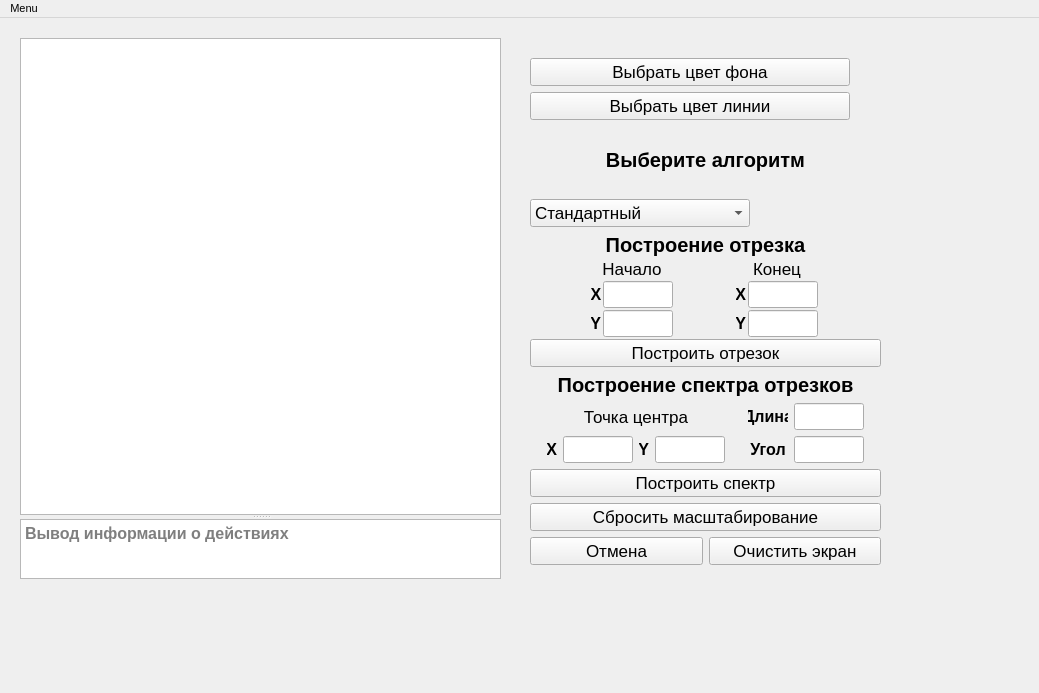
<?xml version="1.0" encoding="UTF-8"?>
<ui version="4.0">
 <class>MainWindow</class>
 <widget class="QMainWindow" name="MainWindow">
  <property name="geometry">
   <rect>
    <x>0</x>
    <y>0</y>
    <width>1039</width>
    <height>693</height>
   </rect>
  </property>
  <property name="maximumSize">
   <size>
    <width>16777215</width>
    <height>16777215</height>
   </size>
  </property>
  <property name="font">
   <font>
    <pointsize>8</pointsize>
   </font>
  </property>
  <property name="windowTitle">
   <string>Лабораторная работа №3</string>
  </property>
  <widget class="QWidget" name="centralwidget">
   <widget class="QSplitter" name="splitter">
    <property name="geometry">
     <rect>
      <x>20</x>
      <y>20</y>
      <width>481</width>
      <height>541</height>
     </rect>
    </property>
    <property name="orientation">
     <enum>Qt::Vertical</enum>
    </property>
    <widget class="QGraphicsView" name="graphicsView">
     <property name="maximumSize">
      <size>
       <width>16777215</width>
       <height>16777215</height>
      </size>
     </property>
     <property name="verticalScrollBarPolicy">
      <enum>Qt::ScrollBarAsNeeded</enum>
     </property>
     <property name="horizontalScrollBarPolicy">
      <enum>Qt::ScrollBarAsNeeded</enum>
     </property>
    </widget>
    <widget class="QTextEdit" name="textEdit">
     <property name="maximumSize">
      <size>
       <width>16777215</width>
       <height>60</height>
      </size>
     </property>
     <property name="font">
      <font>
       <pointsize>12</pointsize>
       <bold>true</bold>
      </font>
     </property>
     <property name="placeholderText">
      <string>Вывод информации о действиях</string>
     </property>
    </widget>
   </widget>
   <widget class="QWidget" name="verticalLayoutWidget">
    <property name="geometry">
     <rect>
      <x>530</x>
      <y>40</y>
      <width>351</width>
      <height>507</height>
     </rect>
    </property>
    <layout class="QVBoxLayout" name="verticalLayout">
     <item>
      <layout class="QHBoxLayout" name="horizontalLayout_13">
       <item>
        <widget class="QPushButton" name="pushButtonBackgroundColor">
         <property name="font">
          <font>
           <pointsize>13</pointsize>
          </font>
         </property>
         <property name="text">
          <string>Выбрать цвет фона</string>
         </property>
        </widget>
       </item>
       <item>
        <widget class="QLabel" name="label_bc">
         <property name="maximumSize">
          <size>
           <width>25</width>
           <height>25</height>
          </size>
         </property>
         <property name="text">
          <string/>
         </property>
        </widget>
       </item>
      </layout>
     </item>
     <item>
      <layout class="QHBoxLayout" name="horizontalLayout_14">
       <item>
        <widget class="QPushButton" name="pushButtonLineColor">
         <property name="font">
          <font>
           <pointsize>13</pointsize>
          </font>
         </property>
         <property name="text">
          <string>Выбрать цвет линии</string>
         </property>
        </widget>
       </item>
       <item>
        <widget class="QLabel" name="label_lc">
         <property name="maximumSize">
          <size>
           <width>25</width>
           <height>25</height>
          </size>
         </property>
         <property name="text">
          <string/>
         </property>
        </widget>
       </item>
      </layout>
     </item>
     <item>
      <layout class="QVBoxLayout" name="verticalLayout_3">
       <item>
        <widget class="QLabel" name="label">
         <property name="font">
          <font>
           <pointsize>15</pointsize>
           <bold>true</bold>
          </font>
         </property>
         <property name="text">
          <string>Выберите алгоритм</string>
         </property>
         <property name="alignment">
          <set>Qt::AlignCenter</set>
         </property>
        </widget>
       </item>
       <item>
        <widget class="QComboBox" name="comboBox">
         <property name="maximumSize">
          <size>
           <width>220</width>
           <height>16777215</height>
          </size>
         </property>
         <property name="font">
          <font>
           <pointsize>13</pointsize>
          </font>
         </property>
         <property name="layoutDirection">
          <enum>Qt::LeftToRight</enum>
         </property>
         <item>
          <property name="text">
           <string>Стандартный</string>
          </property>
         </item>
         <item>
          <property name="text">
           <string>ЦДА</string>
          </property>
         </item>
         <item>
          <property name="text">
           <string>Брезенхем действительные числа</string>
          </property>
         </item>
         <item>
          <property name="text">
           <string>Брезенхем целые числа</string>
          </property>
         </item>
         <item>
          <property name="text">
           <string>Брезенхем с устр. ступенчатости</string>
          </property>
         </item>
         <item>
          <property name="text">
           <string>ВУ</string>
          </property>
         </item>
        </widget>
       </item>
      </layout>
     </item>
     <item>
      <layout class="QVBoxLayout" name="verticalLayout_5">
       <property name="spacing">
        <number>2</number>
       </property>
       <item>
        <widget class="QLabel" name="label_2">
         <property name="font">
          <font>
           <pointsize>15</pointsize>
           <bold>true</bold>
          </font>
         </property>
         <property name="text">
          <string>Построение отрезка</string>
         </property>
         <property name="alignment">
          <set>Qt::AlignCenter</set>
         </property>
        </widget>
       </item>
       <item>
        <layout class="QHBoxLayout" name="horizontalLayout_5">
         <item>
          <layout class="QVBoxLayout" name="verticalLayout_2">
           <item>
            <widget class="QLabel" name="label_3">
             <property name="font">
              <font>
               <pointsize>13</pointsize>
              </font>
             </property>
             <property name="text">
              <string>Начало</string>
             </property>
             <property name="alignment">
              <set>Qt::AlignCenter</set>
             </property>
            </widget>
           </item>
           <item>
            <layout class="QHBoxLayout" name="horizontalLayout_3">
             <item>
              <widget class="QLabel" name="label_5">
               <property name="maximumSize">
                <size>
                 <width>10</width>
                 <height>16777215</height>
                </size>
               </property>
               <property name="font">
                <font>
                 <pointsize>12</pointsize>
                 <bold>true</bold>
                </font>
               </property>
               <property name="text">
                <string>X</string>
               </property>
               <property name="alignment">
                <set>Qt::AlignCenter</set>
               </property>
              </widget>
             </item>
             <item>
              <widget class="QLineEdit" name="lineEdit_line_x_start">
               <property name="minimumSize">
                <size>
                 <width>0</width>
                 <height>0</height>
                </size>
               </property>
               <property name="maximumSize">
                <size>
                 <width>70</width>
                 <height>16777215</height>
                </size>
               </property>
               <property name="sizeIncrement">
                <size>
                 <width>0</width>
                 <height>0</height>
                </size>
               </property>
               <property name="font">
                <font>
                 <pointsize>12</pointsize>
                </font>
               </property>
               <property name="layoutDirection">
                <enum>Qt::RightToLeft</enum>
               </property>
              </widget>
             </item>
            </layout>
           </item>
           <item>
            <layout class="QHBoxLayout" name="horizontalLayout_6">
             <item>
              <widget class="QLabel" name="label_6">
               <property name="maximumSize">
                <size>
                 <width>10</width>
                 <height>16777215</height>
                </size>
               </property>
               <property name="font">
                <font>
                 <pointsize>12</pointsize>
                 <bold>true</bold>
                </font>
               </property>
               <property name="text">
                <string>Y</string>
               </property>
               <property name="alignment">
                <set>Qt::AlignRight|Qt::AlignTrailing|Qt::AlignVCenter</set>
               </property>
              </widget>
             </item>
             <item>
              <widget class="QLineEdit" name="lineEdit_line_y_start">
               <property name="maximumSize">
                <size>
                 <width>70</width>
                 <height>16777215</height>
                </size>
               </property>
               <property name="font">
                <font>
                 <pointsize>12</pointsize>
                </font>
               </property>
               <property name="layoutDirection">
                <enum>Qt::RightToLeft</enum>
               </property>
              </widget>
             </item>
            </layout>
           </item>
          </layout>
         </item>
         <item>
          <layout class="QVBoxLayout" name="verticalLayout_4">
           <item>
            <widget class="QLabel" name="label_4">
             <property name="font">
              <font>
               <pointsize>13</pointsize>
              </font>
             </property>
             <property name="text">
              <string>Конец</string>
             </property>
             <property name="alignment">
              <set>Qt::AlignCenter</set>
             </property>
            </widget>
           </item>
           <item>
            <layout class="QHBoxLayout" name="horizontalLayout">
             <item>
              <widget class="QLabel" name="label_7">
               <property name="maximumSize">
                <size>
                 <width>10</width>
                 <height>16777215</height>
                </size>
               </property>
               <property name="font">
                <font>
                 <pointsize>12</pointsize>
                 <bold>true</bold>
                </font>
               </property>
               <property name="text">
                <string>X</string>
               </property>
               <property name="alignment">
                <set>Qt::AlignRight|Qt::AlignTrailing|Qt::AlignVCenter</set>
               </property>
              </widget>
             </item>
             <item>
              <widget class="QLineEdit" name="lineEdit_line_x_end">
               <property name="maximumSize">
                <size>
                 <width>70</width>
                 <height>16777215</height>
                </size>
               </property>
               <property name="font">
                <font>
                 <pointsize>12</pointsize>
                </font>
               </property>
              </widget>
             </item>
            </layout>
           </item>
           <item>
            <layout class="QHBoxLayout" name="horizontalLayout_2">
             <item>
              <widget class="QLabel" name="label_8">
               <property name="maximumSize">
                <size>
                 <width>10</width>
                 <height>16777215</height>
                </size>
               </property>
               <property name="font">
                <font>
                 <pointsize>12</pointsize>
                 <bold>true</bold>
                </font>
               </property>
               <property name="layoutDirection">
                <enum>Qt::LeftToRight</enum>
               </property>
               <property name="text">
                <string>Y</string>
               </property>
               <property name="alignment">
                <set>Qt::AlignRight|Qt::AlignTrailing|Qt::AlignVCenter</set>
               </property>
              </widget>
             </item>
             <item>
              <widget class="QLineEdit" name="lineEdit_line_y_end">
               <property name="maximumSize">
                <size>
                 <width>70</width>
                 <height>16777215</height>
                </size>
               </property>
               <property name="font">
                <font>
                 <pointsize>12</pointsize>
                </font>
               </property>
              </widget>
             </item>
            </layout>
           </item>
          </layout>
         </item>
        </layout>
       </item>
       <item>
        <widget class="QPushButton" name="pushButtonDrawLine">
         <property name="font">
          <font>
           <pointsize>13</pointsize>
          </font>
         </property>
         <property name="text">
          <string>Построить отрезок</string>
         </property>
        </widget>
       </item>
      </layout>
     </item>
     <item>
      <layout class="QVBoxLayout" name="verticalLayout_6">
       <item>
        <widget class="QLabel" name="label_9">
         <property name="sizePolicy">
          <sizepolicy hsizetype="Preferred" vsizetype="Minimum">
           <horstretch>0</horstretch>
           <verstretch>0</verstretch>
          </sizepolicy>
         </property>
         <property name="maximumSize">
          <size>
           <width>16777215</width>
           <height>40</height>
          </size>
         </property>
         <property name="font">
          <font>
           <pointsize>15</pointsize>
           <bold>true</bold>
          </font>
         </property>
         <property name="text">
          <string>Построение спектра отрезков</string>
         </property>
         <property name="alignment">
          <set>Qt::AlignCenter</set>
         </property>
        </widget>
       </item>
       <item>
        <layout class="QHBoxLayout" name="horizontalLayout_12">
         <item>
          <layout class="QVBoxLayout" name="verticalLayout_8">
           <item>
            <widget class="QLabel" name="label_16">
             <property name="font">
              <font>
               <pointsize>13</pointsize>
              </font>
             </property>
             <property name="text">
              <string>Точка центра</string>
             </property>
             <property name="alignment">
              <set>Qt::AlignCenter</set>
             </property>
            </widget>
           </item>
           <item>
            <layout class="QHBoxLayout" name="horizontalLayout_15">
             <item>
              <layout class="QHBoxLayout" name="horizontalLayout_7">
               <item>
                <widget class="QLabel" name="label_14">
                 <property name="maximumSize">
                  <size>
                   <width>10</width>
                   <height>16777215</height>
                  </size>
                 </property>
                 <property name="font">
                  <font>
                   <pointsize>12</pointsize>
                   <bold>true</bold>
                  </font>
                 </property>
                 <property name="text">
                  <string>X</string>
                 </property>
                 <property name="alignment">
                  <set>Qt::AlignRight|Qt::AlignTrailing|Qt::AlignVCenter</set>
                 </property>
                </widget>
               </item>
               <item>
                <widget class="QLineEdit" name="lineEdit_spectrum_x">
                 <property name="minimumSize">
                  <size>
                   <width>0</width>
                   <height>0</height>
                  </size>
                 </property>
                 <property name="maximumSize">
                  <size>
                   <width>70</width>
                   <height>16777215</height>
                  </size>
                 </property>
                 <property name="sizeIncrement">
                  <size>
                   <width>0</width>
                   <height>0</height>
                  </size>
                 </property>
                 <property name="font">
                  <font>
                   <pointsize>12</pointsize>
                  </font>
                 </property>
                 <property name="layoutDirection">
                  <enum>Qt::RightToLeft</enum>
                 </property>
                </widget>
               </item>
               <item>
                <layout class="QHBoxLayout" name="horizontalLayout_8">
                 <item>
                  <widget class="QLabel" name="label_10">
                   <property name="maximumSize">
                    <size>
                     <width>10</width>
                     <height>16777215</height>
                    </size>
                   </property>
                   <property name="font">
                    <font>
                     <pointsize>12</pointsize>
                     <bold>true</bold>
                    </font>
                   </property>
                   <property name="text">
                    <string>Y</string>
                   </property>
                   <property name="alignment">
                    <set>Qt::AlignRight|Qt::AlignTrailing|Qt::AlignVCenter</set>
                   </property>
                  </widget>
                 </item>
                 <item>
                  <widget class="QLineEdit" name="lineEdit_spectrum_y">
                   <property name="maximumSize">
                    <size>
                     <width>70</width>
                     <height>16777215</height>
                    </size>
                   </property>
                   <property name="font">
                    <font>
                     <pointsize>12</pointsize>
                    </font>
                   </property>
                   <property name="layoutDirection">
                    <enum>Qt::RightToLeft</enum>
                   </property>
                  </widget>
                 </item>
                </layout>
               </item>
              </layout>
             </item>
            </layout>
           </item>
          </layout>
         </item>
         <item>
          <layout class="QVBoxLayout" name="verticalLayout_10">
           <item>
            <layout class="QHBoxLayout" name="horizontalLayout_10">
             <item>
              <widget class="QLabel" name="label_11">
               <property name="maximumSize">
                <size>
                 <width>40</width>
                 <height>16777215</height>
                </size>
               </property>
               <property name="font">
                <font>
                 <pointsize>12</pointsize>
                 <bold>true</bold>
                </font>
               </property>
               <property name="text">
                <string>Длина</string>
               </property>
               <property name="alignment">
                <set>Qt::AlignCenter</set>
               </property>
              </widget>
             </item>
             <item>
              <widget class="QLineEdit" name="lineEdit_spectrum_radius">
               <property name="maximumSize">
                <size>
                 <width>70</width>
                 <height>16777215</height>
                </size>
               </property>
               <property name="font">
                <font>
                 <pointsize>12</pointsize>
                </font>
               </property>
              </widget>
             </item>
            </layout>
           </item>
           <item>
            <layout class="QHBoxLayout" name="horizontalLayout_11">
             <item>
              <widget class="QLabel" name="label_13">
               <property name="maximumSize">
                <size>
                 <width>40</width>
                 <height>16777215</height>
                </size>
               </property>
               <property name="font">
                <font>
                 <pointsize>12</pointsize>
                 <bold>true</bold>
                </font>
               </property>
               <property name="layoutDirection">
                <enum>Qt::LeftToRight</enum>
               </property>
               <property name="text">
                <string>Угол</string>
               </property>
               <property name="alignment">
                <set>Qt::AlignCenter</set>
               </property>
              </widget>
             </item>
             <item>
              <widget class="QLineEdit" name="lineEdit_angle">
               <property name="maximumSize">
                <size>
                 <width>70</width>
                 <height>16777215</height>
                </size>
               </property>
               <property name="font">
                <font>
                 <pointsize>12</pointsize>
                </font>
               </property>
              </widget>
             </item>
            </layout>
           </item>
          </layout>
         </item>
        </layout>
       </item>
       <item>
        <widget class="QPushButton" name="pushButtonDrawSpectrum">
         <property name="font">
          <font>
           <pointsize>13</pointsize>
          </font>
         </property>
         <property name="text">
          <string>Построить спектр</string>
         </property>
        </widget>
       </item>
       <item>
        <layout class="QVBoxLayout" name="verticalLayout_11">
         <item>
          <widget class="QPushButton" name="pushButtonResetScale">
           <property name="font">
            <font>
             <pointsize>13</pointsize>
            </font>
           </property>
           <property name="text">
            <string>Сбросить масштабирование</string>
           </property>
          </widget>
         </item>
         <item>
          <layout class="QHBoxLayout" name="horizontalLayout_17">
           <item>
            <widget class="QPushButton" name="pushButtonCancel">
             <property name="font">
              <font>
               <pointsize>13</pointsize>
              </font>
             </property>
             <property name="text">
              <string>Отмена</string>
             </property>
            </widget>
           </item>
           <item>
            <widget class="QPushButton" name="pushButtonClear">
             <property name="font">
              <font>
               <pointsize>13</pointsize>
              </font>
             </property>
             <property name="text">
              <string>Очистить экран</string>
             </property>
            </widget>
           </item>
          </layout>
         </item>
        </layout>
       </item>
      </layout>
     </item>
    </layout>
   </widget>
  </widget>
  <widget class="QMenuBar" name="menubar">
   <property name="geometry">
    <rect>
     <x>0</x>
     <y>0</y>
     <width>1039</width>
     <height>22</height>
    </rect>
   </property>
   <widget class="QMenu" name="menuMenu">
    <property name="title">
     <string>Menu</string>
    </property>
    <widget class="QMenu" name="menu">
     <property name="title">
      <string>Замерный эксперимент</string>
     </property>
     <addaction name="separator"/>
     <addaction name="time_action"/>
     <addaction name="steps_action"/>
    </widget>
    <addaction name="menu"/>
    <addaction name="program_info_action"/>
    <addaction name="author_info_action"/>
    <addaction name="exit_action"/>
   </widget>
   <addaction name="menuMenu"/>
  </widget>
  <action name="author_info_action">
   <property name="text">
    <string>Об авторе</string>
   </property>
  </action>
  <action name="exit_action">
   <property name="text">
    <string>Выйти</string>
   </property>
  </action>
  <action name="program_info_action">
   <property name="text">
    <string>О программе</string>
   </property>
  </action>
  <action name="time_action">
   <property name="text">
    <string>Шаги</string>
   </property>
  </action>
  <action name="steps_action">
   <property name="text">
    <string>Время</string>
   </property>
  </action>
 </widget>
 <resources/>
 <connections/>
</ui>
